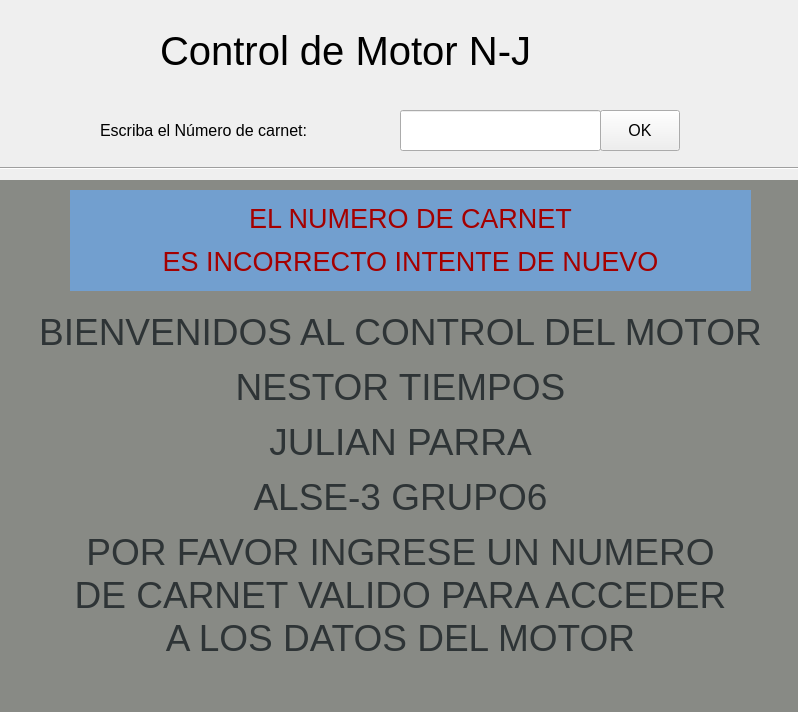
<?xml version="1.0" encoding="UTF-8"?>
<ui version="4.0">
 <class>proyecto</class>
 <widget class="QMainWindow" name="proyecto">
  <property name="geometry">
   <rect>
    <x>0</x>
    <y>0</y>
    <width>798</width>
    <height>712</height>
   </rect>
  </property>
  <property name="windowTitle">
   <string>proyecto</string>
  </property>
  <property name="styleSheet">
   <string notr="true"/>
  </property>
  <widget class="QWidget" name="centralwidget">
   <widget class="QLCDNumber" name="lcdfrec">
    <property name="geometry">
     <rect>
      <x>177</x>
      <y>480</y>
      <width>141</width>
      <height>31</height>
     </rect>
    </property>
    <property name="styleSheet">
     <string notr="true">background-color: rgb(0, 0, 0);
</string>
    </property>
   </widget>
   <widget class="QLCDNumber" name="lcdvol">
    <property name="geometry">
     <rect>
      <x>567</x>
      <y>480</y>
      <width>141</width>
      <height>31</height>
     </rect>
    </property>
    <property name="styleSheet">
     <string notr="true">background-color: rgb(0, 0, 0);</string>
    </property>
   </widget>
   <widget class="QLCDNumber" name="lcdtemp">
    <property name="geometry">
     <rect>
      <x>567</x>
      <y>380</y>
      <width>141</width>
      <height>31</height>
     </rect>
    </property>
    <property name="styleSheet">
     <string notr="true">background-color: rgb(0, 0, 0);</string>
    </property>
   </widget>
   <widget class="QLabel" name="texto1">
    <property name="geometry">
     <rect>
      <x>100</x>
      <y>110</y>
      <width>261</width>
      <height>41</height>
     </rect>
    </property>
    <property name="font">
     <font>
      <pointsize>12</pointsize>
      <weight>50</weight>
      <italic>false</italic>
      <bold>false</bold>
      <underline>false</underline>
      <strikeout>false</strikeout>
     </font>
    </property>
    <property name="text">
     <string>Escriba el Número de carnet:</string>
    </property>
   </widget>
   <widget class="QPushButton" name="pushButton">
    <property name="geometry">
     <rect>
      <x>600</x>
      <y>110</y>
      <width>80</width>
      <height>41</height>
     </rect>
    </property>
    <property name="font">
     <font>
      <pointsize>12</pointsize>
     </font>
    </property>
    <property name="text">
     <string>OK</string>
    </property>
   </widget>
   <widget class="Line" name="line">
    <property name="geometry">
     <rect>
      <x>0</x>
      <y>160</y>
      <width>801</width>
      <height>16</height>
     </rect>
    </property>
    <property name="orientation">
     <enum>Qt::Horizontal</enum>
    </property>
   </widget>
   <widget class="QLabel" name="title">
    <property name="geometry">
     <rect>
      <x>160</x>
      <y>30</y>
      <width>501</width>
      <height>41</height>
     </rect>
    </property>
    <property name="font">
     <font>
      <pointsize>30</pointsize>
      <weight>50</weight>
      <italic>false</italic>
      <bold>false</bold>
      <underline>false</underline>
      <strikeout>false</strikeout>
     </font>
    </property>
    <property name="text">
     <string>Control de Motor N-J</string>
    </property>
   </widget>
   <widget class="QLabel" name="mdinfo">
    <property name="geometry">
     <rect>
      <x>0</x>
      <y>180</y>
      <width>801</width>
      <height>611</height>
     </rect>
    </property>
    <property name="styleSheet">
     <string notr="true">background-color: rgb(136, 138, 133);</string>
    </property>
    <property name="text">
     <string>&lt;!DOCTYPE HTML PUBLIC &quot;-//W3C//DTD HTML 4.0//EN&quot; &quot;http://www.w3.org/TR/REC-html40/strict.dtd&quot;&gt;
&lt;html&gt;&lt;head&gt;&lt;meta name=&quot;qrichtext&quot; content=&quot;1&quot; /&gt;&lt;style type=&quot;text/css&quot;&gt;
p, li { white-space: pre-wrap; }
&lt;/style&gt;&lt;/head&gt;&lt;body style=&quot; font-family:'Noto Mono'; font-size:9pt; font-weight:400; font-style:normal;&quot;&gt;
&lt;p align=&quot;center&quot; style=&quot; margin-top:12px; margin-bottom:12px; margin-left:0px; margin-right:0px; -qt-block-indent:0; text-indent:0px;&quot;&gt;&lt;span style=&quot; font-size:28pt; color:#2e3436;&quot;&gt;BIENVENIDOS AL CONTROL DEL MOTOR&lt;/span&gt;&lt;/p&gt;
&lt;p align=&quot;center&quot; style=&quot; margin-top:12px; margin-bottom:12px; margin-left:0px; margin-right:0px; -qt-block-indent:0; text-indent:0px;&quot;&gt;&lt;span style=&quot; font-size:28pt; color:#2e3436;&quot;&gt;NESTOR TIEMPOS&lt;/span&gt;&lt;/p&gt;
&lt;p align=&quot;center&quot; style=&quot; margin-top:12px; margin-bottom:12px; margin-left:0px; margin-right:0px; -qt-block-indent:0; text-indent:0px;&quot;&gt;&lt;span style=&quot; font-size:28pt; color:#2e3436;&quot;&gt;JULIAN PARRA&lt;/span&gt;&lt;/p&gt;
&lt;p align=&quot;center&quot; style=&quot; margin-top:12px; margin-bottom:12px; margin-left:0px; margin-right:0px; -qt-block-indent:0; text-indent:0px;&quot;&gt;&lt;span style=&quot; font-size:28pt; color:#2e3436;&quot;&gt;ALSE-3 GRUPO6&lt;/span&gt;&lt;/p&gt;
&lt;p align=&quot;center&quot; style=&quot; margin-top:12px; margin-bottom:12px; margin-left:0px; margin-right:0px; -qt-block-indent:0; text-indent:0px;&quot;&gt;&lt;span style=&quot; font-size:28pt; color:#2e3436;&quot;&gt;POR FAVOR INGRESE UN NUMERO&lt;br /&gt;DE CARNET VALIDO PARA ACCEDER &lt;br /&gt;A LOS DATOS DEL MOTOR&lt;/span&gt;&lt;/p&gt;&lt;/body&gt;&lt;/html&gt;</string>
    </property>
   </widget>
   <widget class="QLineEdit" name="ncarnet">
    <property name="geometry">
     <rect>
      <x>400</x>
      <y>110</y>
      <width>201</width>
      <height>41</height>
     </rect>
    </property>
    <property name="styleSheet">
     <string notr="true">image: url(:/new/prefix1/IMAGENES/cuadrado_rojo_400x400.png);</string>
    </property>
    <property name="text">
     <string/>
    </property>
   </widget>
   <widget class="QLabel" name="vel">
    <property name="geometry">
     <rect>
      <x>57</x>
      <y>370</y>
      <width>111</width>
      <height>41</height>
     </rect>
    </property>
    <property name="text">
     <string>velocidad</string>
    </property>
   </widget>
   <widget class="QLabel" name="frec">
    <property name="geometry">
     <rect>
      <x>57</x>
      <y>480</y>
      <width>111</width>
      <height>41</height>
     </rect>
    </property>
    <property name="text">
     <string>frecuencia</string>
    </property>
   </widget>
   <widget class="QLabel" name="vol">
    <property name="geometry">
     <rect>
      <x>447</x>
      <y>470</y>
      <width>111</width>
      <height>41</height>
     </rect>
    </property>
    <property name="text">
     <string>voltaje</string>
    </property>
   </widget>
   <widget class="QLabel" name="temp">
    <property name="geometry">
     <rect>
      <x>457</x>
      <y>380</y>
      <width>111</width>
      <height>41</height>
     </rect>
    </property>
    <property name="text">
     <string>temperatura</string>
    </property>
   </widget>
   <widget class="QLabel" name="rpm">
    <property name="geometry">
     <rect>
      <x>317</x>
      <y>390</y>
      <width>31</width>
      <height>31</height>
     </rect>
    </property>
    <property name="text">
     <string>RPM</string>
    </property>
   </widget>
   <widget class="QLabel" name="Hz">
    <property name="geometry">
     <rect>
      <x>327</x>
      <y>480</y>
      <width>31</width>
      <height>31</height>
     </rect>
    </property>
    <property name="text">
     <string>Hz</string>
    </property>
   </widget>
   <widget class="QLabel" name="Vo">
    <property name="geometry">
     <rect>
      <x>717</x>
      <y>480</y>
      <width>31</width>
      <height>31</height>
     </rect>
    </property>
    <property name="text">
     <string>V</string>
    </property>
   </widget>
   <widget class="QLabel" name="te">
    <property name="geometry">
     <rect>
      <x>717</x>
      <y>380</y>
      <width>31</width>
      <height>31</height>
     </rect>
    </property>
    <property name="text">
     <string>°C</string>
    </property>
   </widget>
   <widget class="QLabel" name="velo">
    <property name="geometry">
     <rect>
      <x>80</x>
      <y>280</y>
      <width>101</width>
      <height>20</height>
     </rect>
    </property>
    <property name="mouseTracking">
     <bool>true</bool>
    </property>
    <property name="tabletTracking">
     <bool>true</bool>
    </property>
    <property name="styleSheet">
     <string notr="true">font: 13pt &quot;Noto Mono&quot;;</string>
    </property>
    <property name="text">
     <string>Velocidad</string>
    </property>
   </widget>
   <widget class="QLabel" name="frecu">
    <property name="geometry">
     <rect>
      <x>250</x>
      <y>280</y>
      <width>111</width>
      <height>21</height>
     </rect>
    </property>
    <property name="styleSheet">
     <string notr="true">font: 13pt &quot;Noto Mono&quot;;</string>
    </property>
    <property name="text">
     <string>Frecuencia</string>
    </property>
   </widget>
   <widget class="QLabel" name="volta">
    <property name="geometry">
     <rect>
      <x>470</x>
      <y>280</y>
      <width>91</width>
      <height>16</height>
     </rect>
    </property>
    <property name="styleSheet">
     <string notr="true">font: 13pt &quot;Noto Mono&quot;;</string>
    </property>
    <property name="text">
     <string>Voltaje</string>
    </property>
   </widget>
   <widget class="QLabel" name="tempe">
    <property name="geometry">
     <rect>
      <x>660</x>
      <y>279</y>
      <width>111</width>
      <height>21</height>
     </rect>
    </property>
    <property name="styleSheet">
     <string notr="true">font: 13pt &quot;Noto Mono&quot;;</string>
    </property>
    <property name="text">
     <string>Temperatura</string>
    </property>
   </widget>
   <widget class="QLabel" name="msgerror">
    <property name="geometry">
     <rect>
      <x>70</x>
      <y>190</y>
      <width>681</width>
      <height>101</height>
     </rect>
    </property>
    <property name="styleSheet">
     <string notr="true">background-color: rgb(114, 159, 207);</string>
    </property>
    <property name="text">
     <string>&lt;!DOCTYPE HTML PUBLIC &quot;-//W3C//DTD HTML 4.0//EN&quot; &quot;http://www.w3.org/TR/REC-html40/strict.dtd&quot;&gt;
&lt;html&gt;&lt;head&gt;&lt;meta name=&quot;qrichtext&quot; content=&quot;1&quot; /&gt;&lt;style type=&quot;text/css&quot;&gt;
p, li { white-space: pre-wrap; }
&lt;/style&gt;&lt;/head&gt;&lt;body style=&quot; font-family:'Noto Mono'; font-size:9pt; font-weight:400; font-style:normal;&quot;&gt;
&lt;p align=&quot;center&quot; style=&quot; margin-top:12px; margin-bottom:12px; margin-left:0px; margin-right:0px; -qt-block-indent:0; text-indent:0px;&quot;&gt;&lt;span style=&quot; font-size:20pt; color:#a40000;&quot;&gt;EL NUMERO DE CARNET&lt;/span&gt;&lt;/p&gt;
&lt;p align=&quot;center&quot; style=&quot; margin-top:12px; margin-bottom:12px; margin-left:0px; margin-right:0px; -qt-block-indent:0; text-indent:0px;&quot;&gt;&lt;span style=&quot; font-size:20pt; color:#a40000;&quot;&gt;ES INCORRECTO INTENTE DE NUEVO&lt;/span&gt;&lt;/p&gt;&lt;/body&gt;&lt;/html&gt;</string>
    </property>
   </widget>
   <widget class="QLabel" name="mvel">
    <property name="geometry">
     <rect>
      <x>167</x>
      <y>380</y>
      <width>141</width>
      <height>31</height>
     </rect>
    </property>
    <property name="styleSheet">
     <string notr="true">font: 75 17pt &quot;Noto Mono&quot;;
color: rgb(255, 255, 255);
background-color: rgb(0, 0, 0);
border-color: rgb(0, 0, 0);</string>
    </property>
    <property name="text">
     <string>&lt;html&gt;&lt;head/&gt;&lt;body&gt;&lt;p align=&quot;right&quot;&gt;&lt;br/&gt;&lt;/p&gt;&lt;/body&gt;&lt;/html&gt;</string>
    </property>
   </widget>
   <widget class="QLabel" name="tolvel">
    <property name="geometry">
     <rect>
      <x>170</x>
      <y>300</y>
      <width>41</width>
      <height>31</height>
     </rect>
    </property>
    <property name="styleSheet">
     <string notr="true">font: 16pt &quot;Noto Mono&quot;;</string>
    </property>
    <property name="text">
     <string/>
    </property>
   </widget>
   <widget class="QLabel" name="label_2">
    <property name="geometry">
     <rect>
      <x>130</x>
      <y>300</y>
      <width>21</width>
      <height>31</height>
     </rect>
    </property>
    <property name="styleSheet">
     <string notr="true">font: 75 20pt &quot;Sans&quot;;</string>
    </property>
    <property name="text">
     <string>±</string>
    </property>
   </widget>
   <widget class="QLabel" name="label_3">
    <property name="geometry">
     <rect>
      <x>310</x>
      <y>300</y>
      <width>21</width>
      <height>31</height>
     </rect>
    </property>
    <property name="styleSheet">
     <string notr="true">font: 75 20pt &quot;Sans&quot;;</string>
    </property>
    <property name="text">
     <string>±</string>
    </property>
   </widget>
   <widget class="QLabel" name="label_4">
    <property name="geometry">
     <rect>
      <x>520</x>
      <y>300</y>
      <width>21</width>
      <height>31</height>
     </rect>
    </property>
    <property name="styleSheet">
     <string notr="true">font: 75 20pt &quot;Sans&quot;;</string>
    </property>
    <property name="text">
     <string>±</string>
    </property>
   </widget>
   <widget class="QLabel" name="label_5">
    <property name="geometry">
     <rect>
      <x>700</x>
      <y>300</y>
      <width>21</width>
      <height>31</height>
     </rect>
    </property>
    <property name="styleSheet">
     <string notr="true">font: 75 20pt &quot;Sans&quot;;</string>
    </property>
    <property name="text">
     <string>±</string>
    </property>
   </widget>
   <widget class="QLabel" name="tolfrec">
    <property name="geometry">
     <rect>
      <x>350</x>
      <y>300</y>
      <width>21</width>
      <height>31</height>
     </rect>
    </property>
    <property name="styleSheet">
     <string notr="true">font: 16pt &quot;Noto Mono&quot;;</string>
    </property>
    <property name="text">
     <string/>
    </property>
   </widget>
   <widget class="QLabel" name="tolvol">
    <property name="geometry">
     <rect>
      <x>550</x>
      <y>300</y>
      <width>41</width>
      <height>31</height>
     </rect>
    </property>
    <property name="styleSheet">
     <string notr="true">font: 16pt &quot;Noto Mono&quot;;</string>
    </property>
    <property name="text">
     <string/>
    </property>
   </widget>
   <widget class="QLabel" name="toltem">
    <property name="geometry">
     <rect>
      <x>730</x>
      <y>310</y>
      <width>41</width>
      <height>21</height>
     </rect>
    </property>
    <property name="styleSheet">
     <string notr="true">font: 16pt &quot;Noto Mono&quot;;</string>
    </property>
    <property name="text">
     <string/>
    </property>
   </widget>
   <widget class="QLabel" name="label_6">
    <property name="geometry">
     <rect>
      <x>150</x>
      <y>210</y>
      <width>611</width>
      <height>41</height>
     </rect>
    </property>
    <property name="styleSheet">
     <string notr="true">font: 75 italic 20pt &quot;Noto Mono&quot;;</string>
    </property>
    <property name="text">
     <string>Especificaciones De Tolerancia</string>
    </property>
   </widget>
   <widget class="Line" name="line_2">
    <property name="geometry">
     <rect>
      <x>0</x>
      <y>330</y>
      <width>801</width>
      <height>16</height>
     </rect>
    </property>
    <property name="orientation">
     <enum>Qt::Horizontal</enum>
    </property>
   </widget>
   <widget class="QLabel" name="esvelr">
    <property name="geometry">
     <rect>
      <x>47</x>
      <y>350</y>
      <width>351</width>
      <height>91</height>
     </rect>
    </property>
    <property name="styleSheet">
     <string notr="true">background-color: rgb(164, 0, 0);</string>
    </property>
    <property name="text">
     <string/>
    </property>
   </widget>
   <widget class="QLabel" name="esfrecr">
    <property name="geometry">
     <rect>
      <x>47</x>
      <y>460</y>
      <width>351</width>
      <height>91</height>
     </rect>
    </property>
    <property name="styleSheet">
     <string notr="true">background-color: rgb(164, 0, 0);</string>
    </property>
    <property name="text">
     <string/>
    </property>
   </widget>
   <widget class="QLabel" name="estempr">
    <property name="geometry">
     <rect>
      <x>417</x>
      <y>350</y>
      <width>341</width>
      <height>91</height>
     </rect>
    </property>
    <property name="styleSheet">
     <string notr="true">background-color: rgb(164, 0, 0);</string>
    </property>
    <property name="text">
     <string/>
    </property>
   </widget>
   <widget class="QLabel" name="esvolr">
    <property name="geometry">
     <rect>
      <x>417</x>
      <y>460</y>
      <width>341</width>
      <height>91</height>
     </rect>
    </property>
    <property name="styleSheet">
     <string notr="true">background-color: rgb(164, 0, 0);</string>
    </property>
    <property name="text">
     <string/>
    </property>
   </widget>
   <widget class="Line" name="line_3">
    <property name="geometry">
     <rect>
      <x>400</x>
      <y>340</y>
      <width>20</width>
      <height>261</height>
     </rect>
    </property>
    <property name="orientation">
     <enum>Qt::Vertical</enum>
    </property>
   </widget>
   <widget class="QLabel" name="VEL_NO">
    <property name="geometry">
     <rect>
      <x>50</x>
      <y>300</y>
      <width>111</width>
      <height>31</height>
     </rect>
    </property>
    <property name="styleSheet">
     <string notr="true">font: 16pt &quot;Noto Mono&quot;;</string>
    </property>
    <property name="text">
     <string/>
    </property>
   </widget>
   <widget class="QLabel" name="FRE_NO">
    <property name="geometry">
     <rect>
      <x>250</x>
      <y>300</y>
      <width>91</width>
      <height>31</height>
     </rect>
    </property>
    <property name="styleSheet">
     <string notr="true">font: 16pt &quot;Noto Mono&quot;;</string>
    </property>
    <property name="text">
     <string/>
    </property>
   </widget>
   <widget class="QLabel" name="VOL_NO">
    <property name="geometry">
     <rect>
      <x>440</x>
      <y>300</y>
      <width>111</width>
      <height>31</height>
     </rect>
    </property>
    <property name="styleSheet">
     <string notr="true">font: 16pt &quot;Noto Mono&quot;;</string>
    </property>
    <property name="text">
     <string/>
    </property>
   </widget>
   <widget class="QLabel" name="TEMP_NO">
    <property name="geometry">
     <rect>
      <x>660</x>
      <y>310</y>
      <width>61</width>
      <height>21</height>
     </rect>
    </property>
    <property name="styleSheet">
     <string notr="true">font: 16pt &quot;Noto Mono&quot;;</string>
    </property>
    <property name="text">
     <string/>
    </property>
   </widget>
   <widget class="Line" name="line_4">
    <property name="geometry">
     <rect>
      <x>210</x>
      <y>270</y>
      <width>3</width>
      <height>61</height>
     </rect>
    </property>
    <property name="orientation">
     <enum>Qt::Vertical</enum>
    </property>
   </widget>
   <widget class="Line" name="line_5">
    <property name="geometry">
     <rect>
      <x>410</x>
      <y>270</y>
      <width>3</width>
      <height>61</height>
     </rect>
    </property>
    <property name="orientation">
     <enum>Qt::Vertical</enum>
    </property>
   </widget>
   <widget class="Line" name="line_6">
    <property name="geometry">
     <rect>
      <x>610</x>
      <y>270</y>
      <width>3</width>
      <height>61</height>
     </rect>
    </property>
    <property name="orientation">
     <enum>Qt::Vertical</enum>
    </property>
   </widget>
   <widget class="QLabel" name="esvelr_2">
    <property name="geometry">
     <rect>
      <x>47</x>
      <y>350</y>
      <width>351</width>
      <height>91</height>
     </rect>
    </property>
    <property name="styleSheet">
     <string notr="true">background-color: rgb(78, 154, 6);</string>
    </property>
    <property name="text">
     <string/>
    </property>
   </widget>
   <widget class="QLabel" name="esfrecr_2">
    <property name="geometry">
     <rect>
      <x>47</x>
      <y>460</y>
      <width>351</width>
      <height>91</height>
     </rect>
    </property>
    <property name="styleSheet">
     <string notr="true">background-color: rgb(78, 154, 6);</string>
    </property>
    <property name="text">
     <string/>
    </property>
   </widget>
   <widget class="QLabel" name="estempr_2">
    <property name="geometry">
     <rect>
      <x>417</x>
      <y>350</y>
      <width>341</width>
      <height>91</height>
     </rect>
    </property>
    <property name="styleSheet">
     <string notr="true">background-color: rgb(78, 154, 6);</string>
    </property>
    <property name="text">
     <string/>
    </property>
   </widget>
   <widget class="QLabel" name="esvolr_2">
    <property name="geometry">
     <rect>
      <x>417</x>
      <y>460</y>
      <width>341</width>
      <height>91</height>
     </rect>
    </property>
    <property name="styleSheet">
     <string notr="true">background-color: rgb(78, 154, 6);</string>
    </property>
    <property name="text">
     <string/>
    </property>
   </widget>
   <widget class="QTableWidget" name="tableWidget">
    <property name="geometry">
     <rect>
      <x>30</x>
      <y>560</y>
      <width>731</width>
      <height>151</height>
     </rect>
    </property>
    <property name="maximumSize">
     <size>
      <width>16777215</width>
      <height>16777215</height>
     </size>
    </property>
    <property name="styleSheet">
     <string notr="true">background-color: rgb(211, 215, 207);</string>
    </property>
   </widget>
   <zorder>esfrecr_2</zorder>
   <zorder>esvelr_2</zorder>
   <zorder>esvolr_2</zorder>
   <zorder>estempr_2</zorder>
   <zorder>estempr</zorder>
   <zorder>esvolr</zorder>
   <zorder>esfrecr</zorder>
   <zorder>esvelr</zorder>
   <zorder>TEMP_NO</zorder>
   <zorder>VOL_NO</zorder>
   <zorder>FRE_NO</zorder>
   <zorder>VEL_NO</zorder>
   <zorder>mvel</zorder>
   <zorder>lcdfrec</zorder>
   <zorder>lcdvol</zorder>
   <zorder>lcdtemp</zorder>
   <zorder>texto1</zorder>
   <zorder>pushButton</zorder>
   <zorder>line</zorder>
   <zorder>title</zorder>
   <zorder>ncarnet</zorder>
   <zorder>vel</zorder>
   <zorder>frec</zorder>
   <zorder>vol</zorder>
   <zorder>temp</zorder>
   <zorder>rpm</zorder>
   <zorder>Hz</zorder>
   <zorder>Vo</zorder>
   <zorder>te</zorder>
   <zorder>velo</zorder>
   <zorder>frecu</zorder>
   <zorder>volta</zorder>
   <zorder>tempe</zorder>
   <zorder>tolvel</zorder>
   <zorder>label_2</zorder>
   <zorder>label_3</zorder>
   <zorder>label_4</zorder>
   <zorder>label_5</zorder>
   <zorder>tolfrec</zorder>
   <zorder>tolvol</zorder>
   <zorder>toltem</zorder>
   <zorder>label_6</zorder>
   <zorder>line_2</zorder>
   <zorder>line_3</zorder>
   <zorder>line_4</zorder>
   <zorder>line_5</zorder>
   <zorder>line_6</zorder>
   <zorder>tableWidget</zorder>
   <zorder>mdinfo</zorder>
   <zorder>msgerror</zorder>
  </widget>
 </widget>
 <resources/>
 <connections/>
</ui>
